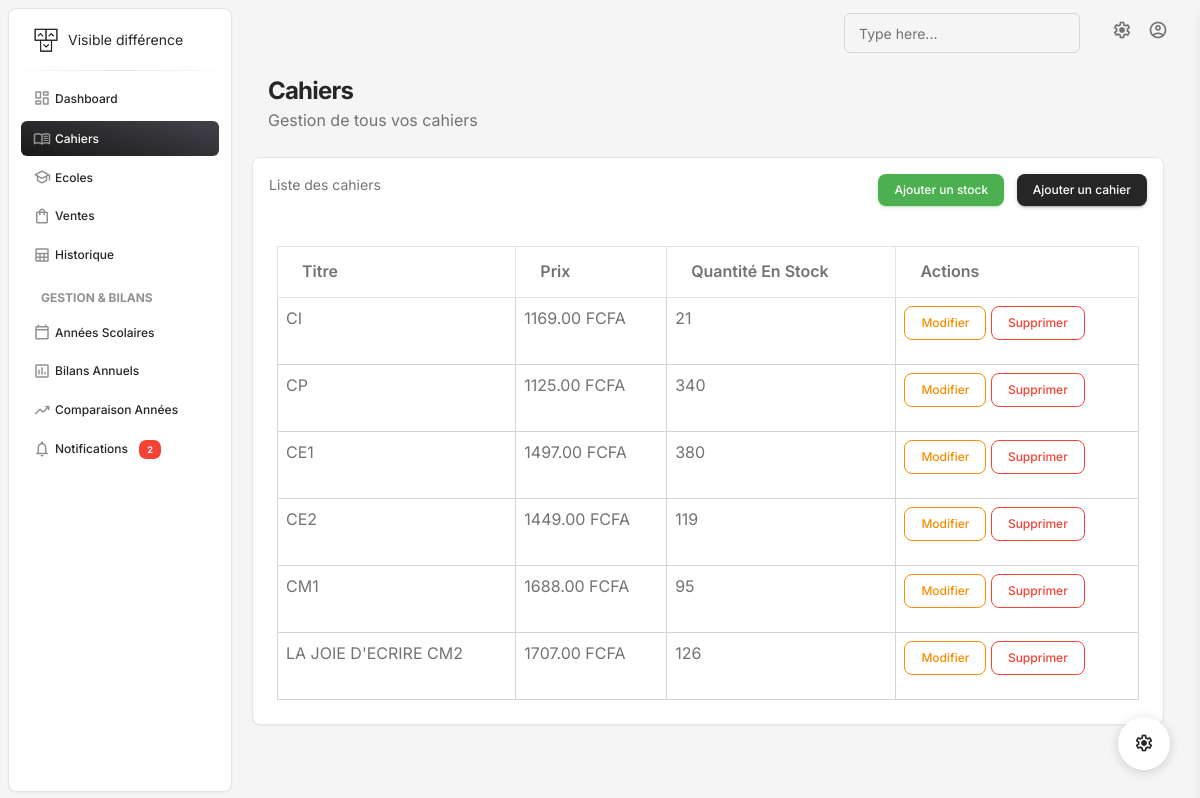
The app's page /cahiers with its own data.
### gestion/models.py (models this page shows, shortened)
class Cahiers(models.Model):
    id = models.UUIDField(primary_key=True, default=uuid.uuid4, editable=False)
    titre = models.TextField()
    prix = models.DecimalField(max_digits=10, decimal_places=2)
    quantite_stock = models.IntegerField()
    created_at = models.DateTimeField(auto_now_add=True)
    updated_at = models.DateTimeField(auto_now=True)

### gestion/Views/book.py (the view)
# urls.py: path('cahiers', allcahiers, name='cahiers'),
def allcahiers(request):
    notification_service = NotificationService()
    try:
        notification_service.verifier_notifications()
        notification_service.envoyer_notifications_en_attente()
    except Exception as e:
        print(f"Erreur lors de la vérification automatique des notifications: {e}")
    cahiers = Cahiers.objects.all()
    return render(request, 'cahiers.html', {'cahiers': cahiers})

### gestion/services.py (called while the page is built, shortened)
    @staticmethod
    def verifier_stock_faible():
        seuil_stock = getattr(settings, 'NOTIFICATION_SEUIL_STOCK', 100)
        cahiers_stock_faible = Cahiers.objects.filter(quantite_stock__lte=seuil_stock)
        notifications_creees = []
        for cahier in cahiers_stock_faible:
            notification_existante = Notification.objects.filter(
                type_notification=TypeNotification.STOCK_FAIBLE,
                cahier=cahier,
                est_lu=False
            ).exists()
        return notifications_creees

    @staticmethod
    def verifier_echeances():
        jours = getattr(settings, 'NOTIFICATION_ECHEANCE_JOURS', 7)
        maintenant = timezone.now()
        limite = maintenant + timezone.timedelta(days=jours)
        ventes_echeance = Vente.objects.filter(
            date_paiement__isnull=False,
            date_paiement__gte=maintenant,
            date_paiement__lte=limite
        )
        notifications_creees = []
        return notifications_creees

    @staticmethod
    def traiter_notifications_en_attente():
        notifications_en_attente = Notification.objects.filter(email_envoye=False)
        resultats = []
        for notification in notifications_en_attente:
            succes = NotificationService.envoyer_notification_email(notification)
            resultats.append({
                'notification_id': notification.id,
                'succes': succes
            })
        return resultats

    def verifier_notifications(self):
        self.verifier_stock_faible()
        self.verifier_echeances()

    def envoyer_notifications_en_attente(self):
        self.traiter_notifications_en_attente()

### gestion/templates/cahiers.html (shortened to what this page needs)
{% extends "base.html" %}
{% block content %}
{% load static %}
<div class="container-fluid py-2">
  <div class="row">
    <div class="ms-3">
      <h3 class="mb-0 h4 font-weight-bolder">Cahiers</h3>
      <p class="mb-4">Gestion de tous vos cahiers</p>
    </div>
    <div class="row mb-4">
      <div class="col-lg-12 col-md-6 mb-md-0 mb-4">
        <div class="card">
          <div class="card-header pb-0">
            <div class="row">
              <div class="col-lg-6 col-7">
                <p class="text-sm mb-0"><span>Liste des cahiers</span></p>
              </div>
              <div class="col-lg-6 col-5 text-end">
                <button
                  class="btn btn-sm btn-success me-2"
                  data-bs-toggle="modal"
                  data-bs-target="#ajouterStockModal"
                >
                  Ajouter un stock
                </button>
                <button
                  class="btn btn-sm btn-dark"
                  data-bs-toggle="modal"
                  data-bs-target="#addCahierModal"
                >
                  Ajouter un cahier
                </button>
              </div>
            </div>
          </div>
          <div class="card-body p-4 pb-2">
            <div class="table-responsive">
              <table class="table table-bordered">
                <thead>
                  <tr>
                    <th scope="col">Titre</th>
                    <th scope="col">Prix</th>
                    <th scope="col">Quantité en stock</th>
                    <th scope="col">Actions</th>
                  </tr>
                </thead>
                <tbody>
                  {% for cahier in cahiers %}
                  <tr>
                    <td class="border">{{ cahier.titre }}</td>
                    <td class="border">{{ cahier.prix }} FCFA</td>
                    <td class="border">{{ cahier.quantite_stock }}</td>
                    <td class="border">
                      <a
                        href="#"
                        class="btn btn-sm btn-outline-warning"
                        data-bs-toggle="modal"
                        data-bs-target="#addCahierModal"
                        data-id="{{ cahier.id }}"
                        data-titre="{{ cahier.titre }}"
                        data-prix="{{ cahier.prix }}"
                        data-quantite="{{ cahier.quantite_stock }}"
                        title="Modifier"
                      >Modifier
                      </a>
                      <a
                        href="{% url 'supprimer_cahier' cahier.id %}"
                        class="btn btn-sm btn-outline-danger"
                        title="Supprimer"
                        onclick="return confirm('Êtes-vous sûr de vouloir supprimer ce cahier ?')"
                      >Supprimer
                      </a>
                    </td>
                  </tr>
                  {% empty %}
                  <tr>
                    <td colspan="4" class="text-center">
                      Aucun cahier disponible.
                    </td>
                  </tr>
                  {% endfor %}
                </tbody>
              </table>
            </div>
          </div>
        </div>
      </div>
    </div>
  </div>
</div>
{% endblock %}

### gestion/templates/base.html (shortened to what this page needs)
<!DOCTYPE html>
{% load static %}
<html lang="en">
<head>
  <link href="{% static 'assets/css/nucleo-icons.css' %}" rel="stylesheet" />
  <link href="{% static 'assets/css/nucleo-svg.css' %}" rel="stylesheet" />
  <link id="pagestyle" href="{% static 'assets/css/material-dashboard.css' %}" rel="stylesheet" />
</head>
<body class="g-sidenav-show  bg-gray-100">
    {% include 'sidebar.html' %}
  <main class="main-content position-relative max-height-vh-100 h-100 border-radius-lg ">
    {% include 'header.html' %}
     {% block content %}
    {% endblock %}
  </main>
  <div class="fixed-plugin">
    <a class="fixed-plugin-button text-dark position-fixed px-3 py-2">
      <i class="material-symbols-rounded py-2">settings</i>
    </a>
  </div>
</body>
</html>

### gestion/templates/sidebar.html (shortened to what this page needs)
{% load static %}
<aside
  class="sidenav navbar navbar-vertical navbar-expand-xs border-radius-lg fixed-start ms-2 bg-white my-2"
  id="sidenav-main"
>
  <div class="sidenav-header">
    <a
      class="navbar-brand px-4 py-3 m-0"
      href="/"
    >
      <img
        src="{% static 'assets/img/logo-ct-dark.png' %}"
        class="navbar-brand-img"
        width="26"
        height="26"
        alt="main_logo"
      />
      <span class="ms-1 text-sm text-dark">Visible différence</span>
    </a>
  </div>
  <hr class="horizontal dark mt-0 mb-2" />
  <div class="collapse navbar-collapse w-auto" id="sidenav-collapse-main">
    <ul class="navbar-nav">
      <li class="nav-item">
        <a
          class="nav-link {% if request.path == '/' %}active bg-gradient-dark text-white{% else %}text-dark{% endif %}"
          href="{% url 'home' %}"
        >
          <i class="material-symbols-rounded opacity-5">dashboard</i>
          <span class="nav-link-text ms-1">Dashboard</span>
        </a>
      </li>
      <li class="nav-item">
        <a
          class="nav-link {% if request.path == '/cahiers' %}active bg-gradient-dark text-white{% else %}text-dark{% endif %}"
          href="{% url 'cahiers' %}"
        >
          <i class="material-symbols-rounded opacity-5">menu_book</i>
          <span class="nav-link-text ms-1">Cahiers</span>
        </a>
      </li>
      <li class="nav-item">
        <a
          class="nav-link {% if request.path == '/ecoles' %}active bg-gradient-dark text-white{% else %}text-dark{% endif %}"
          href="{% url 'ecoles' %}"
        >
          <i class="material-symbols-rounded opacity-5">school</i>
          <span class="nav-link-text ms-1">Ecoles</span>
        </a>
      </li>
      <li class="nav-item">
        <a
        class="nav-link {% if request.path == '/ventes/' %}active bg-gradient-dark text-white{% else %}text-dark{% endif %}"
        href="{% url 'ventes' %}"
        >
        <i class="material-symbols-rounded opacity-5">shopping_bag</i>
        <span class="nav-link-text ms-1">Ventes</span>
      </a>
    </li>
    <li class="nav-item">
      <a
        class="nav-link {% if request.path == '/ventes-ecole/' %}active bg-gradient-dark text-white{% else %}text-dark{% endif %}"
        href="{% url 'ventes_par_ecole' %}"
      >
        <i class="material-symbols-rounded opacity-5">table</i>
        <span class="nav-link-text ms-1">Historique</span>
      </a>
    </li>
    <li class="nav-item mt-3">
      <h6 class="ps-4 ms-2 text-uppercase text-xs text-dark font-weight-bolder opacity-5">Gestion & Bilans</h6>
    </li>
    <li class="nav-item">
      <a
        class="nav-link {% if 'annees-scolaires' in request.path %}active bg-gradient-dark text-white{% else %}text-dark{% endif %}"
        href="{% url 'annees_scolaires' %}"
      >
        <i class="material-symbols-rounded opacity-5">calendar_today</i>
        <span class="nav-link-text ms-1">Années Scolaires</span>
      </a>
    </li>
    <li class="nav-item">
      <a
        class="nav-link {% if 'bilans-annuels' in request.path %}active bg-gradient-dark text-white{% else %}text-dark{% endif %}"
        href="{% url 'bilans_annuels' %}"
      >
        <i class="material-symbols-rounded opacity-5">assessment</i>
        <span class="nav-link-text ms-1">Bilans Annuels</span>
      </a>
    </li>
    <li class="nav-item">
      <a
        class="nav-link {% if 'comparaison-annees' in request.path %}active bg-gradient-dark text-white{% else %}text-dark{% endif %}"
        href="{% url 'comparaison_annees' %}"
      >
        <i class="material-symbols-rounded opacity-5">trending_up</i>
        <span class="nav-link-text ms-1">Comparaison Années</span>
      </a>
    </li>
    <li class="nav-item">
      <a
        class="nav-link {% if 'notifications' in request.path %}active bg-gradient-dark text-white{% else %}text-dark{% endif %}"
        href="{% url 'notifications_list' %}"
        id="notifications-link"
      >
        <i class="material-symbols-rounded opacity-5">notifications</i>
        <span class="nav-link-text ms-1">
          Notifications
          <span class="badge bg-danger ms-2 notification-count" style="display: none;">0</span>
        </span>
      </a>
    </li>
    </ul>
  </div>
</aside>

### gestion/templates/header.html (shortened to what this page needs)
{% load static %}
<nav
  class="navbar navbar-main navbar-expand-lg px-0 mx-3 shadow-none border-radius-xl"
  id="navbarBlur"
  data-scroll="true"
>
  <div class="container-fluid py-1 px-3">
    <div
      class="collapse navbar-collapse mt-sm-0 mt-2 me-md-0 me-sm-4"
      id="navbar"
    >
      <div class="ms-md-auto pe-md-3 d-flex align-items-center">
        <div class="input-group input-group-outline">
          <label class="form-label">Type here...</label>
          <input type="text" class="form-control" />
        </div>
      </div>
      <ul class="navbar-nav d-flex align-items-center justify-content-end">
        <li class="nav-item px-3 d-flex align-items-center">
          <a href="javascript:;" class="nav-link text-body p-0">
            <i class="material-symbols-rounded fixed-plugin-button-nav"
              >settings</i
            >
          </a>
        </li>
        <li class="nav-item d-flex align-items-center">
          <a
            href="../pages/sign-in.html"
            class="nav-link text-body font-weight-bold px-0"
          >
            <i class="material-symbols-rounded">account_circle</i>
          </a>
        </li>
      </ul>
    </div>
  </div>
</nav>

### records on screen
Cahiers: titre "CI", prix "1169.00", quantite_stock "21"
Cahiers: titre "CP", prix "1125.00", quantite_stock "340"
Cahiers: titre "CE1", prix "1497.00", quantite_stock "380"
Cahiers: titre "CE2", prix "1449.00", quantite_stock "119"
Cahiers: titre "CM1", prix "1688.00", quantite_stock "95"
Cahiers: titre "LA JOIE D'ECRIRE CM2", prix "1707.00", quantite_stock "126"
